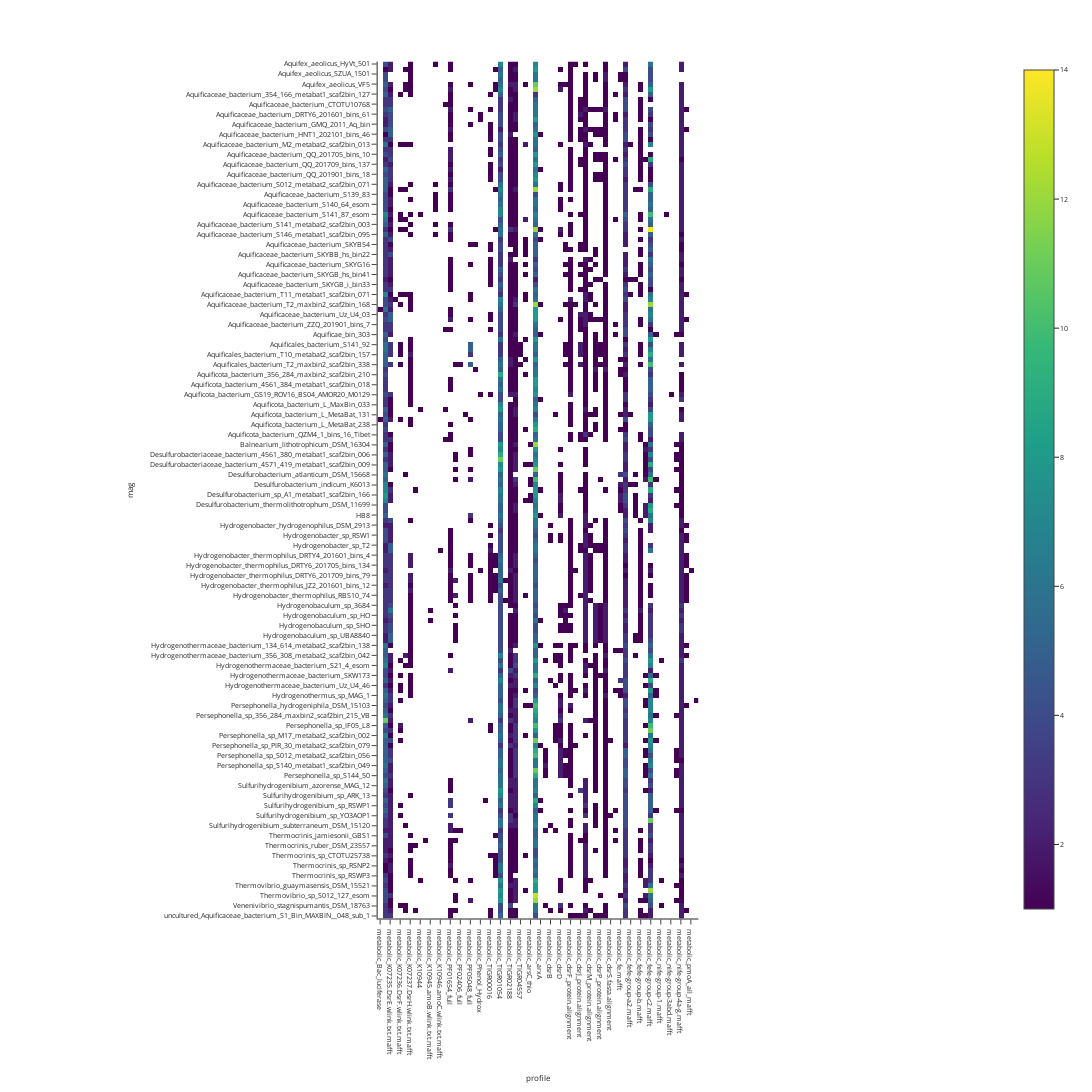

Notebook code for this chart:
### Code cell
fig = px.imshow(
    img=heat_df,
    zmin=0,
    # zmax=1,
    width=2500,
    height=2000,
    template="simple_white"
)
fig.update_layout(
    font_size=7
)
fig.show()

### Figure 1 — Plotly figure (JSON) as saved in the notebook; plotly's stock layout.template omitted (floating-point values rounded to 4 significant figures; data arrays with more than 128 entries replaced by an {"elided": "..."} marker saying what was removed)
{"data": [{"coloraxis": "coloraxis", "hovertemplate": "profile: %{x}<br>mag: %{y}<br>color: %{z}<extra></extra>", "name": "0", "type": "heatmap", "x": ["metabolic_Bac_luciferase", "metabolic_Cys_Met_Meta_PP", "metabolic_K07235.DsrE.wlink.txt.mafft", "metabolic_K07235.TusD.wlink.txt.mafft", "metabolic_K07236.DsrF.wlink.txt.mafft", "metabolic_K07236.TusC.wlink.txt.mafft", "metabolic_K07237.DsrH.wlink.txt.mafft", "metabolic_K07237.TusB.wlink.txt.mafft", "metabolic_K10944", "metabolic_K10945", "metabolic_K10945.amoB.wlink.txt.mafft", "metabolic_K10945.pmoB.wlink.txt.mafft", "metabolic_K10946.amoC.wlink.txt.mafft", "metabolic_K10946.pmoC.wlink.txt.mafft", "metabolic_PF01654_full", "metabolic_PF02335_full", "metabolic_PF02406_full", "metabolic_PF03892_full", "metabolic_PF05048_full", "metabolic_PF09242_full", "metabolic_Phenol_Hydrox", "metabolic_Phenol_hyd_sub", "metabolic_TIGR00016", "metabolic_TIGR00651", "metabolic_TIGR01054", "metabolic_TIGR02060", "metabolic_TIGR02188", "metabolic_TIGR02717", "metabolic_TIGR04557", "metabolic_arsC_glut", "metabolic_arsC_thio", "metabolic_arsM", "metabolic_arxA", "metabolic_dsrA", "metabolic_dsrB", "metabolic_dsrC_tusE", "metabolic_dsrD", "metabolic_dsrE_protein.alignment", "metabolic_dsrF_protein.alignment", "metabolic_dsrH_protein.alignment", "metabolic_dsrJ_protein.alignment", "metabolic_dsrK", "metabolic_dsrM_protein.alignment", "metabolic_dsrO_protein.alignment", "metabolic_dsrP_protein.alignment", "metabolic_dsrR.fasta.alignment", "metabolic_dsrS.fasta.alignment", "metabolic_dsrT_protein.alignment", "metabolic_fe.mafft", "metabolic_fefe-group-a13.mafft", "metabolic_fefe-group-a2.mafft", "metabolic_fefe-group-a4.mafft", "metabolic_fefe-group-b.mafft", "metabolic_fefe-group-c1.mafft", "metabolic_fefe-group-c2.mafft", "metabolic_fefe-group-c3.mafft", "metabolic_nife-group-1.mafft", "metabolic_nife-group-2ade.mafft", "metabolic_nife-group-3abd.mafft", "metabolic_nife-group-3c.mafft", "metabolic_nife-group-4a-g.mafft", "metabolic_nife-group-4hi.mafft", "metabolic_pmoA_all_mafft", "metabolic_soxD"], "xaxis": "x", "y": {"elided": "171 str values"}, "yaxis": "y", "z": {"elided": "171x64 int values"}}], "layout": {"coloraxis": {"cmax": null, "cmin": 0, "colorscale": [[0, "#440154"], [0.1111, "#482878"], [0.2222, "#3e4989"], [0.3333, "#31688e"], [0.4444, "#26828e"], [0.5556, "#1f9e89"], [0.6667, "#35b779"], [0.7778, "#6ece58"], [0.8889, "#b5de2b"], [1, "#fde725"]]}, "font": {"size": 7}, "height": 2000, "margin": {"t": 60}, "width": 2500, "xaxis": {"anchor": "y", "constrain": "domain", "domain": [0, 1], "scaleanchor": "y", "title": {"text": "profile"}}, "yaxis": {"anchor": "x", "autorange": "reversed", "constrain": "domain", "domain": [0, 1], "title": {"text": "mag"}}}}
